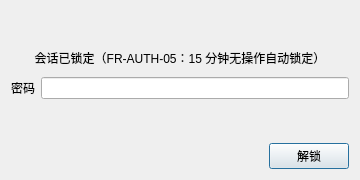
<?xml version="1.0" encoding="UTF-8"?>
<ui version="4.0">
 <class>SessionLockDialog</class>
 <widget class="QDialog" name="SessionLockDialog">
  <property name="geometry">
   <rect>
    <x>0</x>
    <y>0</y>
    <width>360</width>
    <height>180</height>
   </rect>
  </property>
  <property name="windowTitle">
   <string>会话已锁定</string>
  </property>
  <property name="modal">
   <bool>true</bool>
  </property>
  <layout class="QVBoxLayout" name="rootLayout">
   <item>
    <widget class="QLabel" name="lblIcon">
     <property name="alignment">
      <set>Qt::AlignCenter</set>
     </property>
     <property name="maximumSize">
      <size>
       <width>40</width>
       <height>40</height>
      </size>
     </property>
    </widget>
   </item>
   <item>
    <widget class="QLabel" name="lblHint">
     <property name="text">
      <string>会话已锁定（FR-AUTH-05：15 分钟无操作自动锁定）</string>
     </property>
     <property name="alignment">
      <set>Qt::AlignCenter</set>
     </property>
     <property name="wordWrap">
      <bool>true</bool>
     </property>
    </widget>
   </item>
   <item>
    <layout class="QFormLayout" name="form">
     <item row="0" column="0">
      <widget class="QLabel" name="lblPass">
       <property name="text">
        <string>密码</string>
       </property>
      </widget>
     </item>
     <item row="0" column="1">
      <widget class="QLineEdit" name="editPass">
       <property name="echoMode">
        <enum>QLineEdit::Password</enum>
       </property>
      </widget>
     </item>
    </layout>
   </item>
   <item>
    <widget class="QLabel" name="lblError">
     <property name="text">
      <string/>
     </property>
    </widget>
   </item>
   <item>
    <layout class="QHBoxLayout" name="btnLayout">
     <item>
      <spacer name="btnSpacer">
       <property name="orientation">
        <enum>Qt::Horizontal</enum>
       </property>
       <property name="sizeHint" stdset="0">
        <size>
         <width>40</width>
         <height>20</height>
        </size>
       </property>
      </spacer>
     </item>
     <item>
      <widget class="QPushButton" name="btnUnlock">
       <property name="text">
        <string>解锁</string>
       </property>
       <property name="default">
        <bool>true</bool>
       </property>
      </widget>
     </item>
    </layout>
   </item>
  </layout>
 </widget>
 <resources/>
 <connections/>
</ui>
